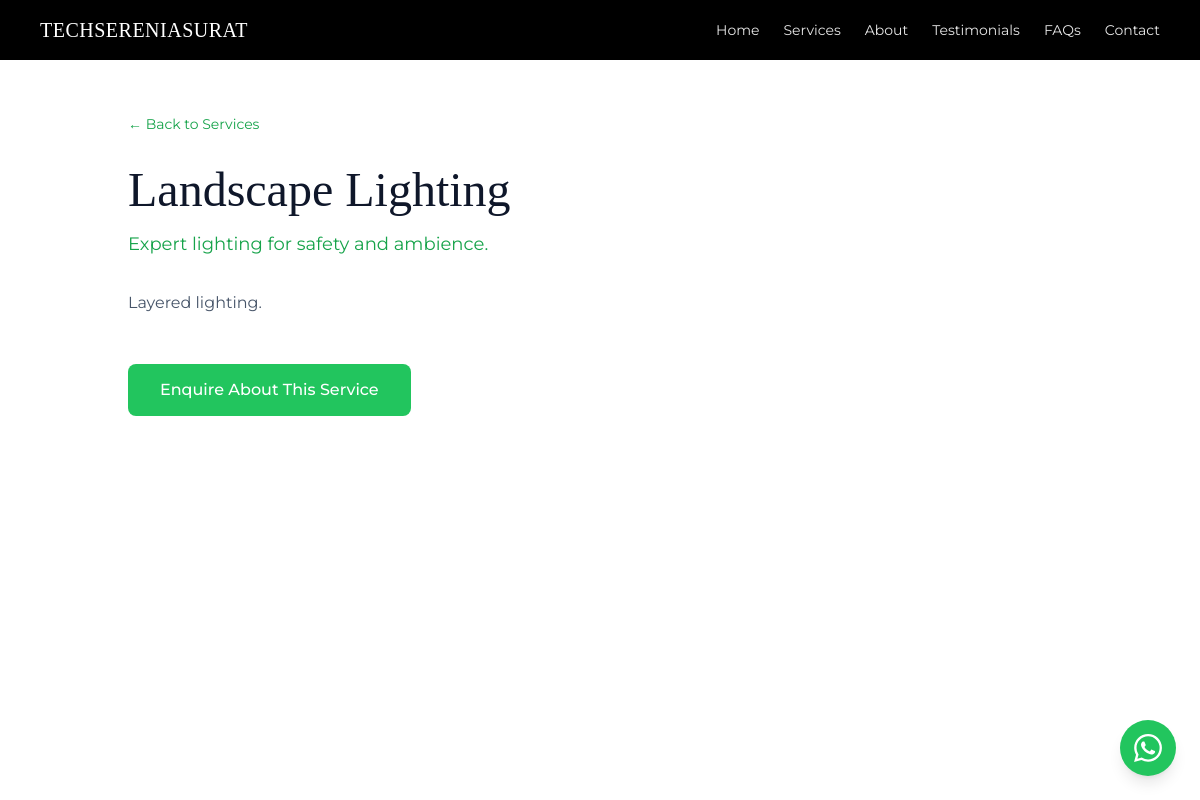
Screenshot of /services/2 with the database file from the repository.
### tables this page shows
CREATE TABLE settings (
            id INTEGER PRIMARY KEY, company_name TEXT DEFAULT 'TECHSERENIA',
            hero_title TEXT DEFAULT 'Turn Your Dubai Outdoor Space into an Exclusive Oasis',
            hero_subtitle TEXT DEFAULT 'Luxury landscape design and swimming pools by experts',
            logo TEXT DEFAULT '', bg_type TEXT DEFAULT 'image', bg_file TEXT DEFAULT '',
            whatsapp TEXT DEFAULT '971500000000', phone TEXT DEFAULT '', email TEXT DEFAULT '',
            address TEXT DEFAULT '', map_url TEXT DEFAULT '', instagram TEXT DEFAULT '', facebook TEXT DEFAULT '',
            founder_name TEXT DEFAULT 'Founder Name', founder_title TEXT DEFAULT 'Founder & CEO',
            founder_desc TEXT DEFAULT 'Passionate about creating beautiful outdoor spaces across Dubai.',
            founder_image TEXT DEFAULT '', services_bg TEXT DEFAULT '',
            admin_pass TEXT DEFAULT '', delete_pass TEXT DEFAULT '',
            stat_projects TEXT DEFAULT '150', stat_years TEXT DEFAULT '12', stat_satisfaction TEXT DEFAULT '98', stat_team TEXT DEFAULT '25', stat_happy TEXT DEFAULT '200', stat_reviews TEXT DEFAULT '180',
            counters_bg TEXT DEFAULT '', faq_image TEXT DEFAULT '', faq_heading TEXT DEFAULT 'Some General Question?', cta_bg TEXT DEFAULT '', form_title TEXT DEFAULT 'Transform Your Dream Landscape with a Tailored Consultation', form_subtitle TEXT DEFAULT 'Book a private, one-on-one consultation with Dubai''s leading landscaping experts to explore a bespoke outdoor design tailored to your villa and lifestyle.', form_heading TEXT DEFAULT 'Schedule Your Free Consultation',
            smtp_sender TEXT DEFAULT '', smtp_app_pass TEXT DEFAULT '', smtp_receiver TEXT DEFAULT '',
            intro_title TEXT DEFAULT 'Green Space Landscaping Services',
            intro_text TEXT DEFAULT 'We believe outdoor spaces should be sanctuaries that nurture well-being and celebrate nature.',
            intro_image TEXT DEFAULT '', intro_badge TEXT DEFAULT '6+', intro_badge_label TEXT DEFAULT 'Year Experience',
            show_services INTEGER DEFAULT 1, show_about INTEGER DEFAULT 1, show_founder INTEGER DEFAULT 1,
            show_testimonials INTEGER DEFAULT 1, show_faqs INTEGER DEFAULT 1, show_gallery INTEGER DEFAULT 1, show_intro INTEGER DEFAULT 1, show_clients INTEGER DEFAULT 1, show_videos TEXT DEFAULT '1', favicon TEXT DEFAULT '');

CREATE TABLE services (id INTEGER PRIMARY KEY AUTOINCREMENT, title TEXT, short_desc TEXT, full_desc TEXT, image TEXT DEFAULT '');

### app.py (the view)
@app.route("/services/<int:sid>")
def service_detail(sid):
    svc=get_service(sid)
    if not svc: return redirect(url_for("index")+"#services")
    return render_template("service_detail.html", s=gs(), service=svc, links=get_links())

### app.py (called while the page is built)
def db():
    c = sqlite3.connect(DB_PATH); c.row_factory = sqlite3.Row; return c

def gs():
    with db() as c: return dict(c.execute("SELECT * FROM settings WHERE id=1").fetchone())

def get_service(sid):
    with db() as c:
        r=c.execute("SELECT * FROM services WHERE id=?",(sid,)).fetchone()
        if not r: return None
        s=dict(r); s["images"]=[dict(i) for i in c.execute("SELECT id,filename FROM service_images WHERE service_id=?",(sid,))]; return s

def get_links():
    with db() as c: return [dict(r) for r in c.execute("SELECT * FROM external_links ORDER BY id")]

### templates/service_detail.html (shortened to what this page needs)
{% extends "base.html" %}
{% block content %}
<section class="pt-28 pb-20 min-h-screen bg-white">
  <div class="max-w-5xl mx-auto px-6 md:px-10">
    <a href="/#services" class="text-grass-dark hover:text-grass text-sm mb-8 inline-block">← Back to Services</a>
    <h1 class="font-display text-4xl md:text-5xl text-slate-900 mb-4">{{ service.title }}</h1>
    <p class="text-grass-dark text-lg mb-8">{{ service.short_desc }}</p>
    <div class="text-slate-600 leading-relaxed whitespace-pre-line">{{ service.full_desc }}</div>
    <div class="mt-12"><a href="/#contact" class="inline-block bg-grass hover:bg-grass-dark text-white px-8 py-3.5 rounded-lg font-medium">Enquire About This Service</a></div>
  </div>
</section>
{% endblock %}

### templates/base.html (shortened to what this page needs)
<!DOCTYPE html>
<html lang="en">
<head>
<script src="https://cdn.tailwindcss.com"></script>
<link rel="stylesheet" href="https://cdn.jsdelivr.net/npm/swiper@11/swiper-bundle.min.css">
</head>
<body class="bg-grass-soft text-slate-800" oncontextmenu="return false" onselectstart="return false" ondragstart="return false">
<header class="fixed top-0 inset-x-0 z-50 bg-black">
  <div class="max-w-7xl mx-auto flex items-center justify-between px-5 md:px-10 py-3 md:py-4">
    <a href="/#home" class="flex items-center gap-3">
      <span class="font-display text-lg md:text-xl text-white tracking-wide">{{ s.company_name if s else 'TECHSERENIA' }}</span>
    </a>
    <nav class="hidden md:flex items-center gap-6 text-sm text-white/90">
      <a href="/#home" class="hover:text-grass-light">Home</a>
      <a href="/#services" class="hover:text-grass-light">Services</a>
      <a href="/#about-us" class="hover:text-grass-light">About</a>
      <a href="/#testimonials" class="hover:text-grass-light">Testimonials</a>
      <a href="/#faqs" class="hover:text-grass-light">FAQs</a>
      <a href="/#consult" class="hover:text-grass-light">Contact</a>
    </nav>
  </div>
</header>
{% block content %}{% endblock %}
<a href="https://wa.me/{{ s.whatsapp if s and s.whatsapp else '971500000000' }}?text=Hello%2C%20I%27m%20interested%20in%20your%20landscaping%20services%20in%20Dubai." target="_blank" class="fixed bottom-6 right-6 z-40 bg-grass hover:bg-grass-dark w-14 h-14 rounded-full flex items-center justify-center shadow-lg">
</a>
</body></html>

### templates/base.html (style rules this page uses)
body { font-family:Montserrat,sans-serif;background:#f0fdf4;-webkit-user-select:none;user-select:none;-webkit-touch-callout:none }
.font-display { font-family:'Playfair Display',serif }
html { scroll-behavior:smooth }

### rows the page displays
settings: company_name "TECHSERENIASURAT"
services: title "Landscape Lighting", short_desc "Expert lighting for safety and ambience.", full_desc "Layered lighting."
